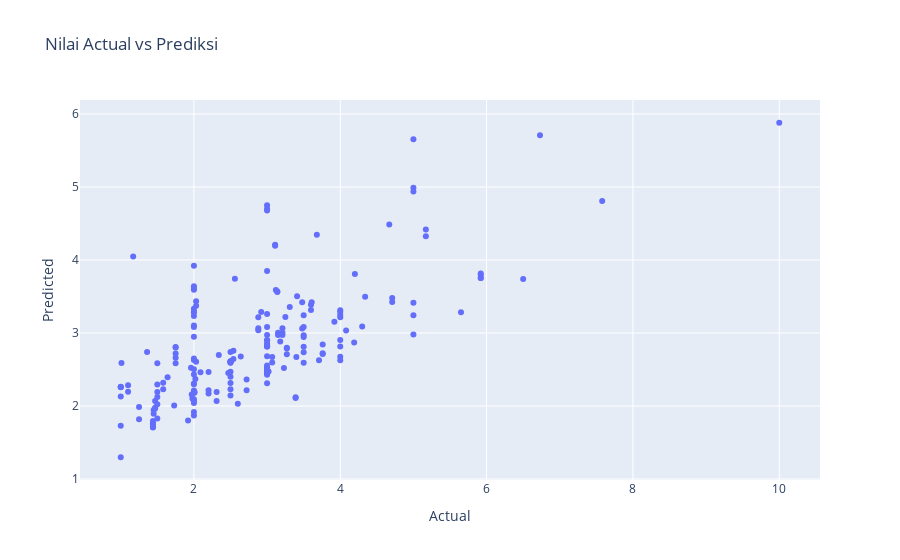
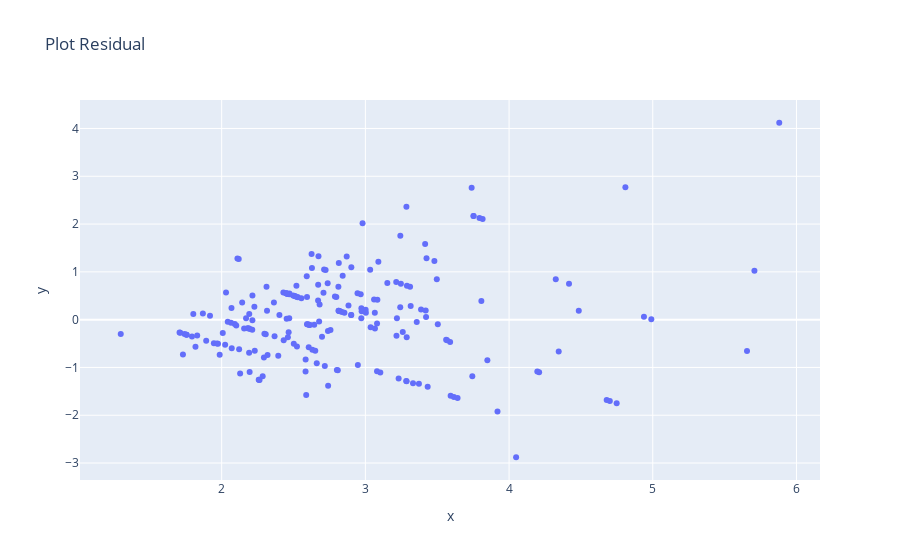

Source (notebook cell) for these figures, in order:
### Markdown cell above
## Visualisasi hasil
Visualisasi membantu kita memahami seberapa baik model memprediksi nilai aktual. Kita akan membuat _scatter plot_ yang membandingkan nilai aktual dengan nilai prediksi dan juga plot residual untuk menganalisis kesalahan model.

### Code cell
# Pastikan array dalam bentuk 1-dimensi untuk visualisasi
y_test_flattened = y_test.ravel()
y_pred_flattened = y_pred.ravel() 
prediction_data = pd.DataFrame({'Actual': y_test_flattened, 'Predicted' : y_pred_flattened })

# Scatter plot
figure = px.scatter(prediction_data, x='Actual', y='Predicted', title='Nilai Actual vs Prediksi')
figure.show()

# Plot residual
residual = y_test_flattened - y_pred_flattened

figure_res = px.scatter(x=y_pred_flattened, y=residual, title='Plot Residual')
figure_res.show()

### Figure 1 — Plotly figure (JSON) as saved in the notebook; plotly's stock layout.template omitted (floating-point values rounded to 4 significant figures; data arrays with more than 128 entries replaced by an {"elided": "..."} marker saying what was removed)
{"data": [{"hovertemplate": "Actual=%{x}<br>Predicted=%{y}<extra></extra>", "legendgroup": "", "marker": {"color": "#636efa", "symbol": "circle"}, "mode": "markers", "name": "", "orientation": "v", "showlegend": false, "type": "scatter", "x": {"elided": "208 float values"}, "xaxis": "x", "y": {"elided": "208 float values"}, "yaxis": "y"}], "layout": {"legend": {"tracegroupgap": 0}, "title": {"text": "Nilai Actual vs Prediksi"}, "xaxis": {"anchor": "y", "domain": [0, 1], "title": {"text": "Actual"}}, "yaxis": {"anchor": "x", "domain": [0, 1], "title": {"text": "Predicted"}}}}

### Figure 2 — Plotly figure (JSON) as saved in the notebook; plotly's stock layout.template omitted (floating-point values rounded to 4 significant figures; data arrays with more than 128 entries replaced by an {"elided": "..."} marker saying what was removed)
{"data": [{"hovertemplate": "x=%{x}<br>y=%{y}<extra></extra>", "legendgroup": "", "marker": {"color": "#636efa", "symbol": "circle"}, "mode": "markers", "name": "", "orientation": "v", "showlegend": false, "type": "scatter", "x": {"elided": "208 float values"}, "xaxis": "x", "y": {"elided": "208 float values"}, "yaxis": "y"}], "layout": {"legend": {"tracegroupgap": 0}, "title": {"text": "Plot Residual"}, "xaxis": {"anchor": "y", "domain": [0, 1], "title": {"text": "x"}}, "yaxis": {"anchor": "x", "domain": [0, 1], "title": {"text": "y"}}}}
